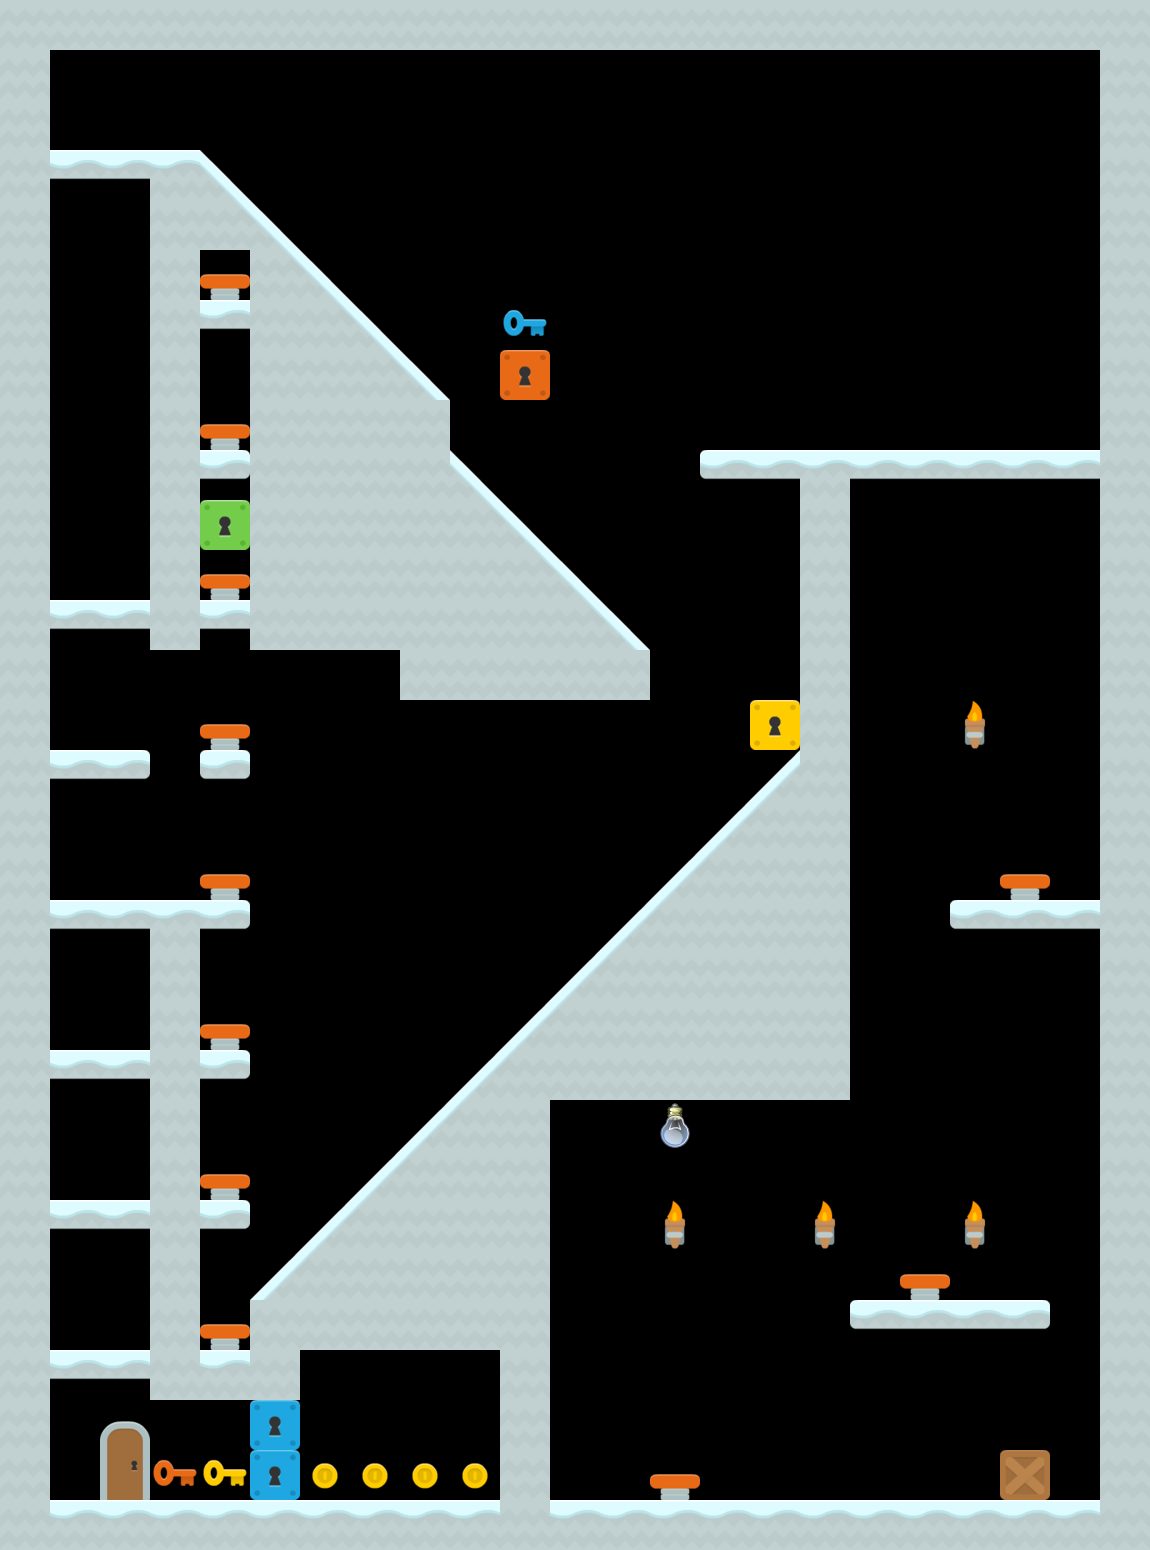

The image is a tile-based game level rendered from a .tmx file. Its description and source (layers, tilesets, objects; grid data summarised) follow:
An orthogonal 23x31 tile map with 50x50 px tiles, 2 tile layers (Background Tiles, Foreground Tiles), 7 tilesets and 7 objects.

<map version="1.0" orientation="orthogonal" width="23" height="31" tilewidth="50" tileheight="50">
 <tileset firstgid="1" source="snow.tsx" />
 <tileset firstgid="21" source="items.tsx" />
 <tileset firstgid="77" source="box.tsx" />
 <tileset firstgid="93" source="misc.tsx" />
 <tileset firstgid="123" source="blocker.tsx" />
 <tileset firstgid="126" source="lightbulb.tsx" />
 <tileset firstgid="128" source="talker.tsx" />
 <objectgroup name="Background Objects" width="23" height="31">
  <object x="285" y="1286" width="230" height="228">
   <properties>
    <property name="_color" value="grey" />
    <property name="components" value="Canvas, Color" />
   </properties>
  </object>
  <object x="543" y="1033" width="574" height="487">
   <properties>
    <property name="_color" value="grey" />
    <property name="components" value="Canvas, Color" />
   </properties>
  </object>
  <object x="831" y="469" width="284" height="577">
   <properties>
    <property name="_color" value="grey" />
    <property name="components" value="Canvas, Color" />
   </properties>
  </object>
 </objectgroup>
 <objectgroup name="Foreground Objects" width="23" height="31">
  <object x="55" y="1384" width="89" height="113">
   <properties>
    <property name="components" value="PlayerSpawn" />
   </properties>
  </object>
  <object gid="125" x="157" y="793" />
  <object gid="129" x="989" y="1299">
   <properties>
    <property name="message" value="Sure, lightbulbs are modern and trendy, but we've invested heavily in flaming torches, and we're not about to throw that investment away." />
    <property name="msgHeight" value="150" />
    <property name="msgWidth" value="200" />
   </properties>
  </object>
 </objectgroup>
 <layer name="Background Tiles" width="23" height="31">
  <data>[713 cells, 299 non-empty, 19 distinct tile ids]</data>
 </layer>
 <layer name="Foreground Tiles" width="23" height="31">
  <data>[713 cells, 8 non-empty, 5 distinct tile ids]</data>
 </layer>
 <objectgroup name="Green Key" width="23" height="31">
  <object gid="55" x="750" y="700">
   <properties>
    <property name="groundFriction" value="0.08" />
   </properties>
  </object>
 </objectgroup>
</map>
